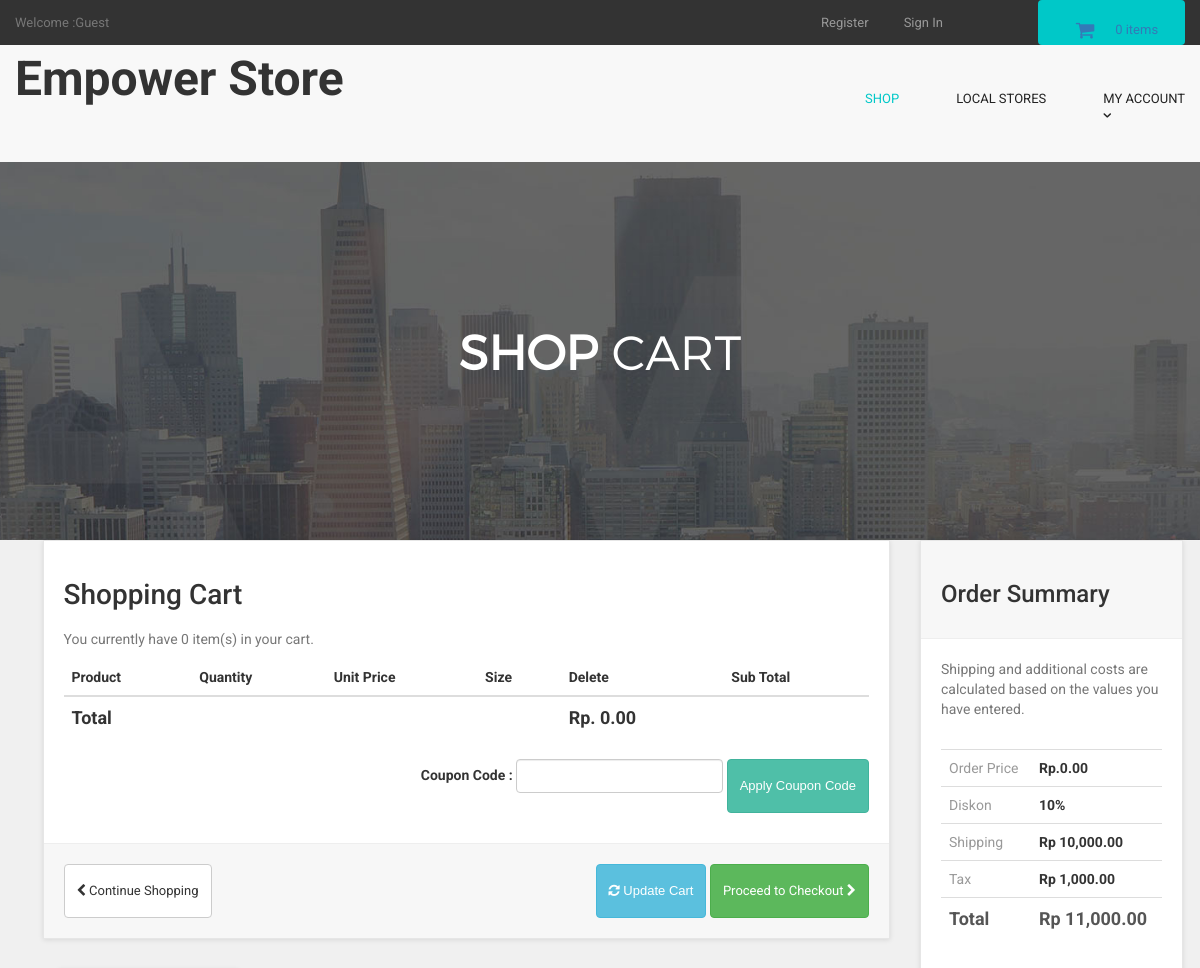
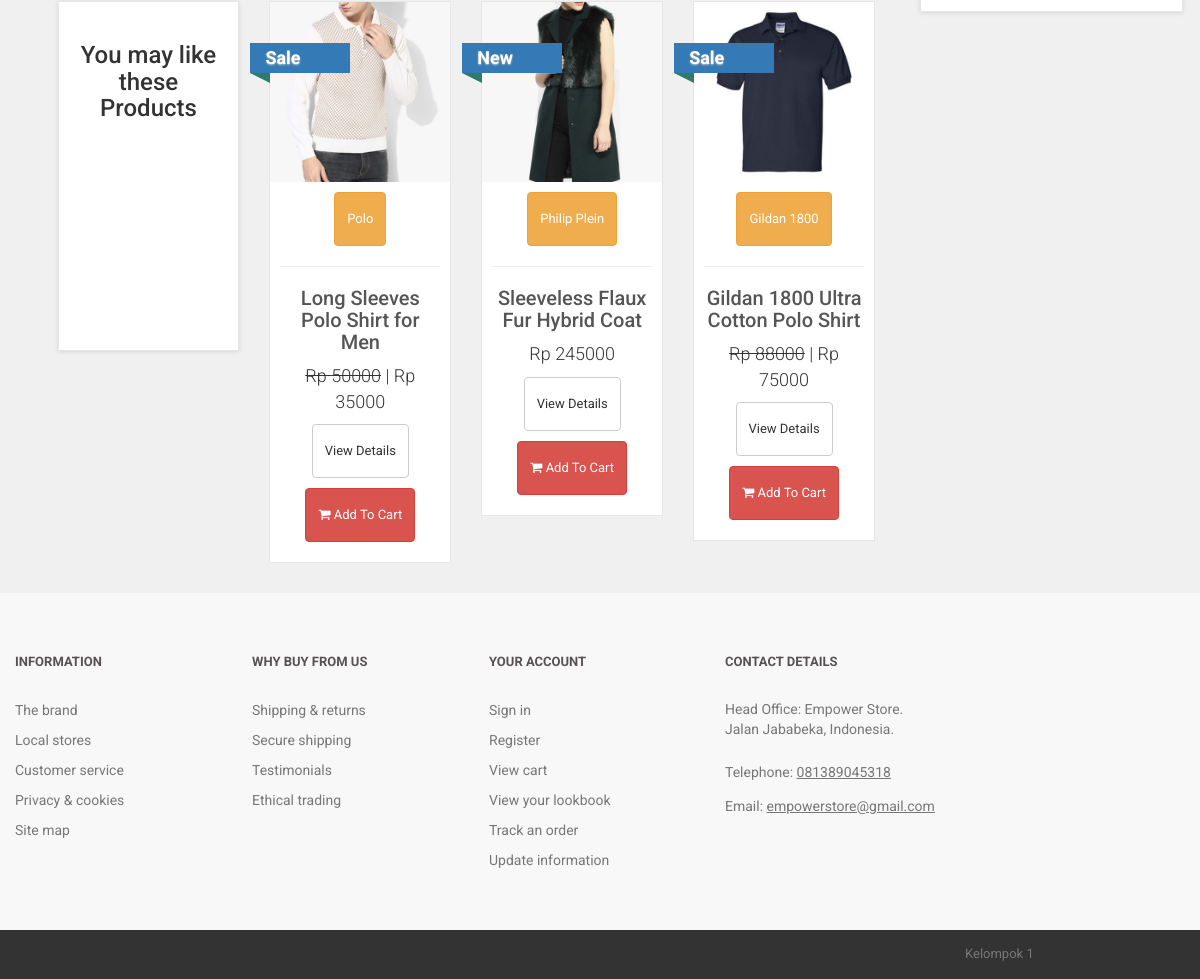
The app's page /cart.php with its own data (2 pictures, top to bottom).
### tables this page shows
CREATE TABLE `products` (
  `product_id` int NOT NULL,
  `p_cat_id` int NOT NULL,
  `cat_id` int NOT NULL,
  `manufacturer_id` int NOT NULL,
  `date` timestamp NOT NULL DEFAULT CURRENT_TIMESTAMP ON UPDATE CURRENT_TIMESTAMP,
  `product_title` text NOT NULL,
  `product_url` text NOT NULL,
  `product_img1` text NOT NULL,
  `product_img2` text NOT NULL,
  `product_img3` text NOT NULL,
  `product_price` int NOT NULL,
  `product_psp_price` int NOT NULL,
  `product_desc` text NOT NULL,
  `product_features` text NOT NULL,
  `product_video` text NOT NULL,
  `product_keywords` text NOT NULL,
  `product_label` text NOT NULL,
  `status` varchar(255) NOT NULL
);

CREATE TABLE `manufacturers` (
  `manufacturer_id` int NOT NULL,
  `manufacturer_title` text NOT NULL,
  `manufacturer_top` text NOT NULL,
  `manufacturer_image` text NOT NULL
);

CREATE TABLE `cart` (
  `p_id` int NOT NULL,
  `ip_add` varchar(255) NOT NULL,
  `qty` int NOT NULL,
  `p_price` varchar(255) NOT NULL,
  `price_asli` varchar(255) NOT NULL,
  `size` text NOT NULL,
  `diskon` varchar(255) DEFAULT NULL
);

### cart.php (the view, shortened to what this page needs)
<?php
include("includes/db.php");
include("includes/header.php");
include("functions/functions.php");
include("includes/main.php");
?>
  <main>
    <div class="nero">
      <div class="nero__heading">
        <span class="nero__bold">SHOP</span> Cart
      </div>
    </div>
  </main>
<div id="content" >
<div class="container" >
<div class="col-md-9" id="cart" >
<div class="box" >
<form action="cart.php" method="post" enctype="multipart-form-data" >
<h1> Shopping Cart </h1>
<?php
$ip_add = getRealUserIp();
$select_cart = "select * from cart where ip_add='$ip_add'";
$run_cart = mysqli_query($con,$select_cart);
$count = mysqli_num_rows($run_cart);
?>
<p class="text-muted" > You currently have <?php echo $count; ?> item(s) in your cart. </p>
<div class="table-responsive" >
<table class="table" >
<thead>
<tr>
<th colspan="2" >Product</th>
<th>Quantity</th>
<th>Unit Price</th>
<th>Size</th>
<th colspan="1">Delete</th>
<th colspan="2"> Sub Total </th>
</tr>
</thead>
<?php
$total = 0;
?>
<tfoot>
<tr>
<th colspan="5"> Total </th>
<th colspan="2"> Rp. <?php echo $total; ?>.00 </th>
</tr>
</tfoot>
</table>
<div class="form-inline pull-right">
<div class="form-group">
<label>Coupon Code : </label>
<input type="text" name="code" class="form-control">
</div>
<input class="btn btn-primary" type="submit" name="apply_coupon" value="Apply Coupon Code" >
</div>
</div>
<div class="box-footer">
<div class="pull-left">
<a href="index.php" class="btn btn-default">
<i class="fa fa-chevron-left"></i> Continue Shopping
</a>
</div>
<div class="pull-right">
<button class="btn btn-info" type="submit" name="update" value="Update Cart">
<i class="fa fa-refresh"></i> Update Cart
</button>
<a href="checkout.php" class="btn btn-success">
Proceed to Checkout <i class="fa fa-chevron-right"></i>
</a>
</div>
</div>
</form>
</div>
<div id="row same-height-row">
<div class="col-md-3 col-sm-6">
<div class="box same-height headline">
<h3 class="text-center"> You may like these Products </h3>
</div>
</div>
<?php
$get_products = "SELECT * FROM products ORDER BY rand() LIMIT 0,3";
$run_products = mysqli_query($con, $get_products);
while ($row_products = mysqli_fetch_array($run_products)) {
    $pro_title = $row_products['product_title'];
    $pro_price = $row_products['product_price'];
    $pro_img1 = $row_products['product_img1'];
    $pro_label = $row_products['product_label'];
    $manufacturer_id = $row_products['manufacturer_id'];
    $get_manufacturer = "SELECT * FROM manufacturers WHERE manufacturer_id='$manufacturer_id'";
    $run_manufacturer = mysqli_query($db, $get_manufacturer);
    $row_manufacturer = mysqli_fetch_array($run_manufacturer);
    $manufacturer_name = $row_manufacturer['manufacturer_title'];
    $pro_psp_price = $row_products['product_psp_price'];
    $pro_url = $row_products['product_url'];
    if ($pro_label == "Sale" || $pro_label == "Gift") {
        $product_price = "<del>Rp $pro_price</del>";
        $product_psp_price = "| Rp $pro_psp_price";
    } else {
        $product_psp_price = "";
        $product_price = "Rp $pro_price";
    }
    $product_label = "";
    if ($pro_label != "") {
        $product_label = "
            <a class='label sale' href='#' style='color:black;'>
                <div class='thelabel'>$pro_label</div>
                <div class='label-background'></div>
            </a>
        ";
    }
    echo "
        <div class='col-md-3 col-sm-6 center-responsive'>
            <div class='product'>
                <a href='$pro_url'>
                    <img src='admin_area/product_images/$pro_img1' class='img-responsive'>
                </a>
                <div class='text'>
                    <center>
                        <p class='btn btn-warning'>$manufacturer_name</p>
                    </center>
                    <hr>
                    <h3><a href='$pro_url'>$pro_title</a></h3>
                    <p class='price'>$product_price $product_psp_price</p>
                    <p class='buttons'>
                        <a href='$pro_url' class='btn btn-default'>View Details</a>
                        <a href='$pro_url' class='btn btn-danger'>
                            <i class='fa fa-shopping-cart'></i> Add To Cart
                        </a>
                    </p>
                </div>
                $product_label
            </div>
        </div>
    ";
}
?>
</div>
</div>
<div class="col-md-3">
<div class="box" id="order-summary">
<div class="box-header">
<h3>Order Summary</h3>
</div>
<p class="text-muted">
Shipping and additional costs are calculated based on the values you have entered.
</p>
<div class="table-responsive">
<table class="table">
<tbody>
<tr>
  <?php
    $sub_totals = $price_asli * $pro_qty;
  ?>
  <td> Order Price </td>
  <th><span style="text-decoration: none;">Rp.<?php echo $sub_totals; ?>.00</span></th>
</tr>
<?php
    $servername = "localhost";
    $username = "root";
    $password = "";
    $database = "ecom_store";
    $conn = new mysqli($servername, $username, $password, $database);
    $result = $conn->query("SELECT * FROM cart");
    while ($row = $result->fetch_assoc()) {
        ?>
        <tr>
            <td>Diskon</td>
            <th><?php echo isset($row['diskon']) ? $row['diskon'] . '%' : '0%'; ?></th>
        </tr>
        <?php
    }
?>
<?php
$total_discounted = $total;
$shipping_cost = 10000;
$tax = 1000;
$total_payment = $total_discounted + $shipping_cost + $tax;
?>
<tr>
    <td>Shipping</td>
    <th>Rp <?php echo number_format($shipping_cost, 2); ?></th>
</tr>
<tr>
    <td>Tax</td>
    <th>Rp <?php echo number_format($tax, 2); ?></th>
</tr>
<tr class="total">
    <td>Total</td>
    <th>Rp <?php echo number_format($total_payment, 2); ?></th>
</tr>
</tbody>
</table>
</div>
</div>
</div>
</div>
</div>
<?php
include("includes/footer.php");
?>
</body>
</html>

### styles/backend.css (style rules this page uses)
html { font-family: "Roboto", Helvetica, Arial, sans-serif; line-height: 1.15; -ms-text-size-adjust: 100%; -webkit-text-size-adjust: 100% }
body { margin: 0 }
h1 { font-size: 2em; margin: .67em 0 }
figcaption, figure, main { display: block }
hr { box-sizing: content-box; height: 0; overflow: visible }
a { background-color: transparent; -webkit-text-decoration-skip: objects }
img { border-style: none }
button, input, optgroup, select, textarea { font-family: sans-serif; font-size: 100%; line-height: 1.15; margin: 0 }
button, input { overflow: visible }
button, select { text-transform: none }
[type=reset], [type=submit], button, html [type=button] { -webkit-appearance: button }
html { box-sizing: border-box }
body { min-width: 1190px; font-family: Montserrat, sans-serif; font-weight: 400; background-color: white; }
.container { width: 1170px; margin: 0 auto }
img { max-width: 100%; height: auto }
.btn { display: inline-block; vertical-align: top; font-size: 13px; line-height: 40px; text-decoration: none; -webkit-transition: .3s; transition: .3s }
.nero { padding-top: 160px; padding-bottom: 140px; font-family: 'montserratlight', sans-serif; text-align: center; text-transform: uppercase; color: #FFF; background: #666 url("../images/banner-ave.jpg") no-repeat; background-size: cover; background-position: center; }
.nero__heading { font-size: 48px; }
.nero__bold { font-weight: 700; }

### styles/style.css (style rules this page uses)
body { font-family: "Roboto", Helvetica, Arial, sans-serif; font-size: 14px; line-height: 1.42857143; color: #333333; background-color: #f0f0f0; overflow-x: hidden; }
.btn-primary { color:rgb(255, 255, 255); background-color:rgb(79, 191, 168); border-color:rgb(65, 179, 156); }
.box { background: #fff; margin: 0 0 30px; border: solid 1px #e6e6e6; box-sizing: border-box; padding:20px; box-shadow: 0 1px 5px rgba(0, 0, 0, 0.1); }
#content { padding-left:25px; }
#content .product { background:#fff; border: solid 1px #e6e6e6; box-sizing: border-box; margin-bottom: 30px; }
#content .product .text p.price { font-size:18px; text-align:center; font-weight:300; }
#content .product .text .buttons { clear:both; text-align:center; }
#content .product .text h3 { text-align:center; font-size:20px; }
#content .product .text h3 a { color:rgb(85, 85, 85); }
#content .product .text { padding:10px 10px 0px; }
#content .product .text .buttons .btn { margin-bottom:10px; }
#content .headline { height: 350px; }
#content #cart .table tfoot { font-size:18px; }
.box .box-footer { background: #f7f7f7; margin: 30px -20px -20px; padding:20px; border-top: solid 1px #eeeeee; }
.box .box-footer:before, .box .box-footer:after { content:" "; display: table; }
.box .box-footer:after { clear:both; }
.box .box-header { background:#f7f7f7; margin:-20px -20px 20px; padding:20px; border-bottom: solid 1px #eeeeee; }
#content #order-summary table { margin-top: 20px; }
#content #order-summary table td { color: #999999; }
#content #order-summary table tr.total td, #content #order-summary table tr.total th { font-size: 18px; color:#555555; font-weight: 700; }
.label { text-decoration : none; position: absolute; top: 50px; padding-left:51px; z-index: 20; }
.label .thelabel { position: relative; width: 100px; padding: 6px 50px 6px 15px; margin: 40px 50px 10px -71px; color: #fff; font-size:18px; font-weight:bold; background-color: #337ab7; text-shadow: 0px 1px 2px #bbb ; }
.label .thelabel:before, .label .thelabel:after { content: ''; position: absolute; width:0; height:0; }
.label .thelabel:after { left: 0px; top: 100%; border-width : 5px 10px; border-style: solid; border-color: #2d7b6b #2d7b6b transparent transparent; }
.label.sale { top: 0; }

### records on screen
products: product_img1 (picture), manufacturer.manufacturer_title "Polo", product_title "Long Sleeves Polo Shirt for Men", product_price "50000", product_psp_price "| Rp 35000", product_label "Sale"
products: product_img1 (picture), manufacturer.manufacturer_title "Philip Plein", product_title "Sleeveless Flaux Fur Hybrid Coat", product_price "Rp 245000", product_label "New"
products: product_img1 (picture), manufacturer.manufacturer_title "Gildan 1800", product_title "Gildan 1800 Ultra Cotton Polo Shirt", product_price "88000", product_psp_price "| Rp 75000", product_label "Sale"
cart: diskon "10"

### other values on screen
$count_items "0"
$count "0"
$total "0"
$sub_totals "0"
$shipping_cost "10,000.00"
$tax "1,000.00"
$total_payment "11,000.00"
